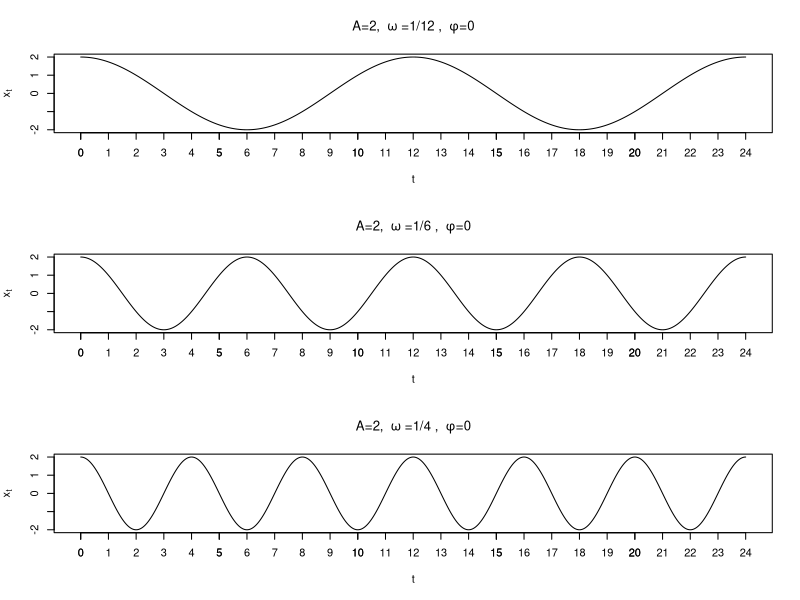
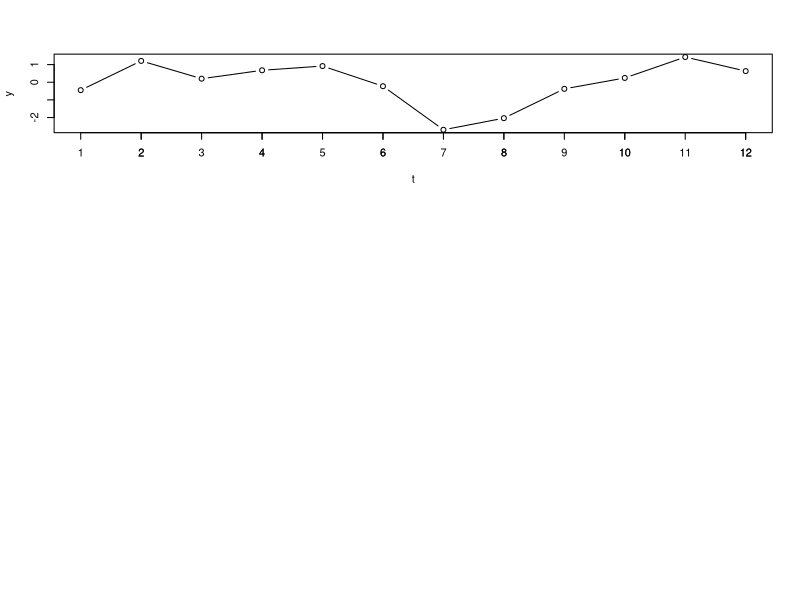

Recreate these plots in R, in order. (Note: this script raises an error after producing the figures.)
## ---- chunk 1
t_seq <- seq( 0, 24, length.out=1000 )

par( mfrow=c(3,1) )

series1 <- 2 * cos( 2 * pi * (1/12) * t_seq + 0 )    # cycle every 12 time units
series2 <- 2 * cos( 2 * pi * (1/6) * t_seq + 0 )    # cycle every 6 time units
series3 <- 2 * cos( 2 * pi * (1/4) * t_seq + 0 )    # cycle every 4 time units

plot( x = t_seq,
      y = series1,
      type = "l",
      main = bquote( "A=2, "~omega*" =1/12 , "~phi*"=0" ),
      xlab = "t",
      ylab = bquote(x[t])
    )
axis( side=1, at=0:24 )

plot( x = t_seq,
      y = series2,
      type = "l",
      main = bquote( "A=2, "~omega*" =1/6 , "~phi*"=0" ),
      xlab = "t",
      ylab = expression(x[t])
    )
axis( side=1, at=0:24 )

plot( x = t_seq,
      y = series3,
      type = "l",
      main = bquote( "A=2, "~omega*" =1/4 , "~phi*"=0" ),
      xlab = "t",
      ylab = expression(x[t])
    )
axis( side=1, at=0:24 )
## ---- chunk 2
# sim series:
n <- 12
t <- 1:n
y <- cumsum( rnorm(n) )

plot( x = t,
      y = y,
      type = "b"
    )
axis( side = 1, at = 1:n )
## ---- chunk 3
mydata <- tibble( t=t, y=y )

for( j in 1:(n/2) ){
  
  mydata[[ paste0("Xcos",j) ]] <- 
      (j/n) * cos( 2*pi*(j/n)*t )
  
    mydata[[ paste0("Xsin",j) ]] <- 
      (j/n) * sin( 2*pi*(j/n)*t )
}

fit_lm <- lm( y ~ .-t -1, data=mydata )
